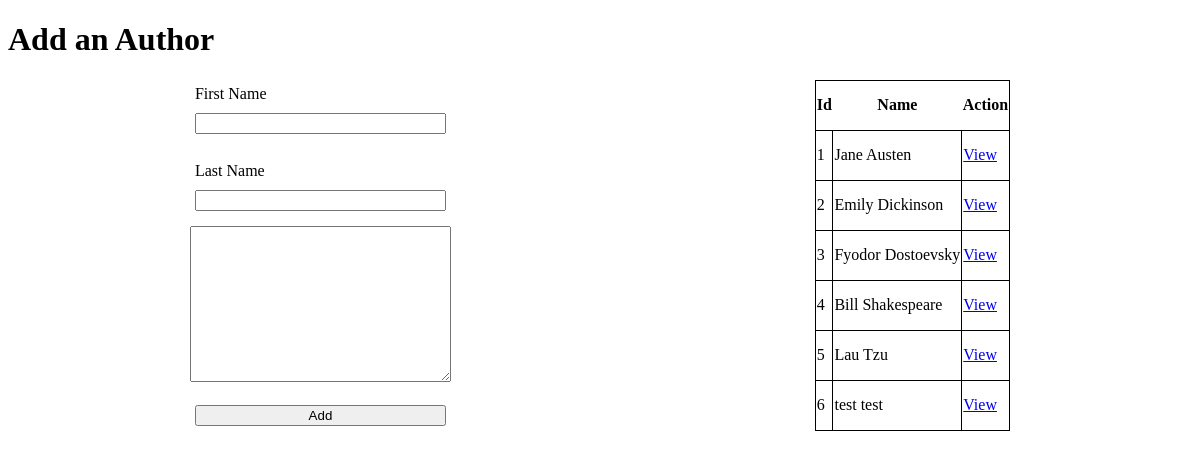
The app's page /authors with its own data.
### book_author_app/models.py (models this page shows)
class Author(models.Model):
    first_name=models.CharField(max_length=45)
    last_name=models.CharField(max_length=45)
    note=models.TextField(default="no comments")
    book=models.ManyToManyField(Book,related_name='authors')
    created_at=models.DateTimeField(auto_now_add=True)
    updated_at=models.DateTimeField(auto_now=True)

### book_author_app/views.py (the view)
# urls.py: path('authors',views.authors),
def authors(request):
    context={
        'authors': models.allAuthor()
    }
    return render(request,'author.html',context)

### book_author_app/models.py (called while the page is built)
def allAuthor():
    return Author.objects.all()

### book_author_app/templates/author.html (shortened to what this page needs)
<!DOCTYPE html>
<html lang="en">
<head>
    {% load static %}
    <link rel="stylesheet" href="{% static 'css/style.css' %}">
</head>
<body>
    <main>
        <h1>Add an Author</h1>
        <div class="cont">
            <form action="addAuthor" method="POST">
                <label for="first_name">First Name</label>
                <input type="text" name="first_name" id="first_name">
                <br>
                <label for="last_name">Last Name</label>
                <input type="text" name="last_name" id="last_name">
                <textarea name="note" id="note" cols="30" rows="10"></textarea>
                <br>
                <input type="submit" value="Add">
            </form>
            <table>
                <tr>
                    <th>Id</th>
                    <th>Name</th>
                    <th>Action</th>
                </tr>
                <tbody>
                    {% for author in authors %}
                    <tr>
                        <td>{{author.id}}</td>
                        <td>{{author.first_name}}  {{ author.last_name }}</td>
                        <td><a href="authors/{{author.id }}">View</a></td>
                    </tr>
                    {% endfor %}
                </tbody>
            </table>
        </div>
    </main>
</body>
</html>

### book_author_app/static/css/style.css (style rules this page uses)
form { display: grid; }
.cont { display: flex; justify-content: space-around; }
label { margin: 5px; }
input { margin:5px; }
table { border: 1px solid black; border-collapse: collapse; }
td { border: 1px solid black; }

### records on screen
Author: id "1", first_name "Jane", last_name "Austen"
Author: id "2", first_name "Emily", last_name "Dickinson"
Author: id "3", first_name "Fyodor", last_name "Dostoevsky"
Author: id "4", first_name "Bill", last_name "Shakespeare"
Author: id "5", first_name "Lau", last_name "Tzu"
Author: id "6", first_name "test", last_name "test"
